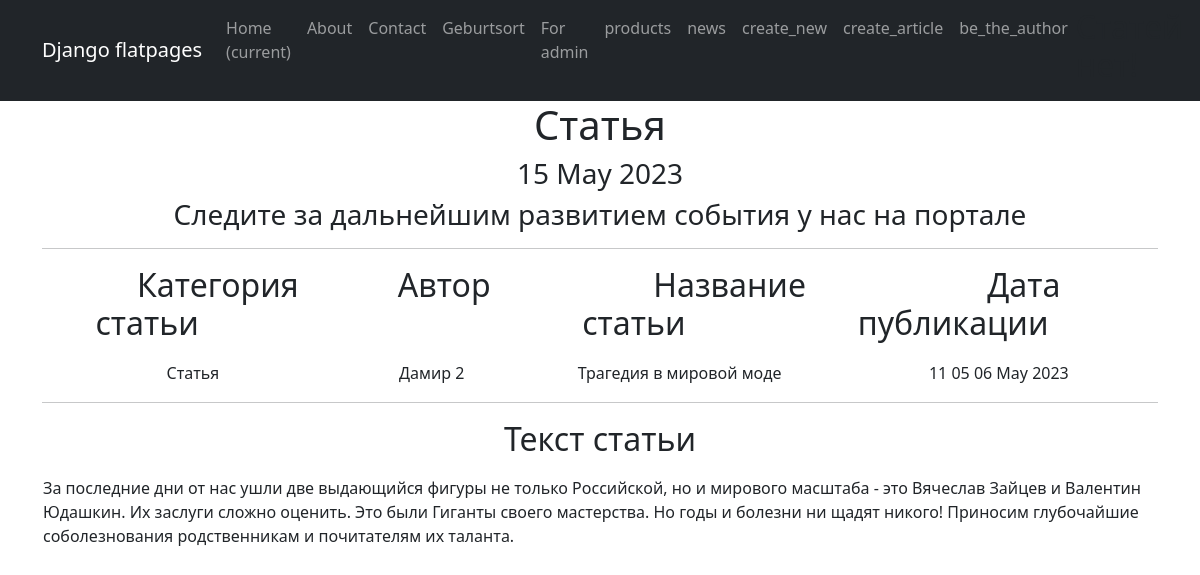
/post/2 (signed in), run on the app's committed database.
### simpleapp/models.py (models this page shows, shortened)
class NewsPortal(models.Model):
    sort_date_of_publication = models.DateTimeField(auto_now_add=True)
    article_title = models.CharField(max_length=50, unique=True)   # названия статьи не должны повторяться
    article_author = models.CharField(max_length=50)
    article_description = models.TextField()   # Текст статьи
    news_category = models.ForeignKey(to='NewsCategory', on_delete=models.CASCADE, related_name='news')   # все

class NewsCategory(models.Model):
    article_title = models.CharField(max_length=100, unique=True)

### simpleapp/views.py (the view)
# urls.py: path('post/<int:pk>', NewsDetail.as_view(), name='new_detail'),
class NewsDetail(LoginRequiredMixin, DetailView):
    model = NewsPortal
    ordering = '-sort_date_of_publication'
    template_name = 'flatpages/new.html'
    context_object_name = 'new'
    def get_context_data(self, **kwargs):
        context = super().get_context_data(**kwargs)
        context['time_now'] = datetime.utcnow()
        context['next_sale'] = 'Следите за дальнейшим развитием события у нас на портале'
        return context

### simpleapp/templatetags/custom_censor.py (called while the page is built)
def censor(value):
    bad_words = ['обезьян', 'Мартышки']
    for word in bad_words:
        value = value.replace(word, '*' * len(word))
    return value

### templates/flatpages/new.html (shortened to what this page needs)
{% extends 'flatpages/default.html' %}
{% load custom_censor %}
{% block content %}
   <h1>Статья</h1>
   <h3>{{ time_now|date:'d M Y' }}</h3>
   <h3> {{ next_sale|default_if_none:"Дальнейшая информация появится позже на портале " }} </h3>
   <hr>
   {% if new %}
       <table>
           <tr>
               <td><h2><p style="text-align: center;">&nbsp; &nbsp; &nbsp; Категория статьи&nbsp; &nbsp; &nbsp; &nbsp; &nbsp; &nbsp; </p> </h2></td>
               <td><h2><p style="text-align: center;">&nbsp; &nbsp; &nbsp; Автор&nbsp; &nbsp; &nbsp; &nbsp; &nbsp; &nbsp; </p> </h2></td>
               <td><h2><p style="text-align: center;">&nbsp; &nbsp; &nbsp; &nbsp; &nbsp; &nbsp; Название статьи&nbsp; &nbsp; &nbsp; &nbsp; &nbsp; &nbsp; </p> </h2></td>
               <td><h2><p style="text-align: center;">&nbsp; &nbsp; &nbsp; Дата публикации&nbsp; &nbsp; &nbsp; &nbsp; &nbsp; &nbsp;  </p> </h2></td>
           </tr>
            <tr>
              <td>{{ new.news_category.article_title }}</td>
              <td>{{ new.article_author }}</td>
              <td>{{ new.article_title|censor }}</td>
              <td>{{ new.sort_date_of_publication|date:'h m d M Y' }}</td>
            </tr>
       </table>
       <hr>
       <table>
           <tr>
               <td><h2><p style="text-align: center;"> Текст статьи </p></h2></td>
           </tr>
           <tr>
               <td><p style="text-align: left;">{{ new.article_description|censor }}</p></td>
           </tr>
       </table>
   {% else %}
       <h2>Статей нет!</h2>
   {% endif %}
{% endblock content %}

### data on the page
NewsPortal: news_category.article_title "Статья", article_author "Дамир 2", article_title|censor "Трагедия в мировой моде", sort_date_of_publication "11 05 06 May 2023", article_description|censor "За последние дни от нас ушли две выдающийся фигуры не только Российской, но и мирового масштаба - это Вячеслав Зайцев и Валентин Юдашкин. Их заслуги сложно оценить. Это были Гиганты своего мастерства. Но годы и болезни ни щадят никого! Приносим глубочайшие соболезнования родственникам и почитателям их таланта."

### other printed values
{{ time_now|date:'d M Y' }} "15 May 2023"
